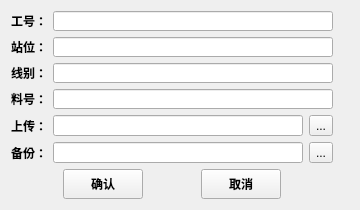
<?xml version="1.0" encoding="UTF-8"?>
<ui version="4.0">
 <class>Form</class>
 <widget class="QWidget" name="Form">
  <property name="geometry">
   <rect>
    <x>0</x>
    <y>0</y>
    <width>362</width>
    <height>225</height>
   </rect>
  </property>
  <property name="minimumSize">
   <size>
    <width>360</width>
    <height>205</height>
   </size>
  </property>
  <property name="maximumSize">
   <size>
    <width>360</width>
    <height>210</height>
   </size>
  </property>
  <property name="mouseTracking">
   <bool>false</bool>
  </property>
  <property name="windowTitle">
   <string>设置</string>
  </property>
  <layout class="QGridLayout" name="gridLayout">
   <item row="0" column="0" colspan="2">
    <layout class="QHBoxLayout" name="horizontalLayout">
     <item>
      <widget class="QLabel" name="label">
       <property name="font">
        <font>
         <weight>75</weight>
         <bold>true</bold>
        </font>
       </property>
       <property name="text">
        <string>工号：</string>
       </property>
      </widget>
     </item>
     <item>
      <widget class="QLineEdit" name="psEdit">
       <property name="minimumSize">
        <size>
         <width>250</width>
         <height>20</height>
        </size>
       </property>
       <property name="focusPolicy">
        <enum>Qt::StrongFocus</enum>
       </property>
       <property name="maxLength">
        <number>7</number>
       </property>
      </widget>
     </item>
    </layout>
   </item>
   <item row="1" column="0" colspan="2">
    <layout class="QHBoxLayout" name="horizontalLayout_2">
     <item>
      <widget class="QLabel" name="label_2">
       <property name="font">
        <font>
         <weight>75</weight>
         <bold>true</bold>
        </font>
       </property>
       <property name="text">
        <string>站位：</string>
       </property>
      </widget>
     </item>
     <item>
      <widget class="QLineEdit" name="lineEdit">
       <property name="minimumSize">
        <size>
         <width>250</width>
         <height>20</height>
        </size>
       </property>
       <property name="focusPolicy">
        <enum>Qt::StrongFocus</enum>
       </property>
       <property name="maxLength">
        <number>6</number>
       </property>
      </widget>
     </item>
    </layout>
   </item>
   <item row="1" column="2">
    <spacer name="horizontalSpacer">
     <property name="orientation">
      <enum>Qt::Horizontal</enum>
     </property>
     <property name="sizeHint" stdset="0">
      <size>
       <width>40</width>
       <height>20</height>
      </size>
     </property>
    </spacer>
   </item>
   <item row="2" column="0" colspan="2">
    <layout class="QHBoxLayout" name="horizontalLayout_3">
     <item>
      <widget class="QLabel" name="label_3">
       <property name="font">
        <font>
         <weight>75</weight>
         <bold>true</bold>
        </font>
       </property>
       <property name="text">
        <string>线别：</string>
       </property>
      </widget>
     </item>
     <item>
      <widget class="QLineEdit" name="fxEdit">
       <property name="minimumSize">
        <size>
         <width>250</width>
         <height>20</height>
        </size>
       </property>
       <property name="focusPolicy">
        <enum>Qt::StrongFocus</enum>
       </property>
       <property name="maxLength">
        <number>10</number>
       </property>
      </widget>
     </item>
    </layout>
   </item>
   <item row="2" column="2">
    <spacer name="horizontalSpacer_2">
     <property name="orientation">
      <enum>Qt::Horizontal</enum>
     </property>
     <property name="sizeHint" stdset="0">
      <size>
       <width>40</width>
       <height>20</height>
      </size>
     </property>
    </spacer>
   </item>
   <item row="3" column="0" colspan="2">
    <layout class="QHBoxLayout" name="horizontalLayout_4">
     <item>
      <widget class="QLabel" name="label_4">
       <property name="font">
        <font>
         <weight>75</weight>
         <bold>true</bold>
        </font>
       </property>
       <property name="text">
        <string>料号：</string>
       </property>
      </widget>
     </item>
     <item>
      <widget class="QLineEdit" name="pnEdit">
       <property name="minimumSize">
        <size>
         <width>250</width>
         <height>20</height>
        </size>
       </property>
       <property name="focusPolicy">
        <enum>Qt::StrongFocus</enum>
       </property>
       <property name="maxLength">
        <number>13</number>
       </property>
      </widget>
     </item>
    </layout>
   </item>
   <item row="4" column="0" colspan="2">
    <layout class="QHBoxLayout" name="horizontalLayout_6">
     <item>
      <widget class="QLabel" name="label_5">
       <property name="font">
        <font>
         <weight>75</weight>
         <bold>true</bold>
        </font>
       </property>
       <property name="text">
        <string>上传：</string>
       </property>
      </widget>
     </item>
     <item>
      <widget class="QLineEdit" name="upEdit">
       <property name="minimumSize">
        <size>
         <width>250</width>
         <height>20</height>
        </size>
       </property>
       <property name="focusPolicy">
        <enum>Qt::StrongFocus</enum>
       </property>
       <property name="maxLength">
        <number>13</number>
       </property>
      </widget>
     </item>
     <item>
      <widget class="QToolButton" name="upButton">
       <property name="text">
        <string>...</string>
       </property>
      </widget>
     </item>
    </layout>
   </item>
   <item row="5" column="0" colspan="2">
    <layout class="QHBoxLayout" name="horizontalLayout_7">
     <item>
      <widget class="QLabel" name="label_6">
       <property name="font">
        <font>
         <weight>75</weight>
         <bold>true</bold>
        </font>
       </property>
       <property name="text">
        <string>备份：</string>
       </property>
      </widget>
     </item>
     <item>
      <widget class="QLineEdit" name="bkEdit">
       <property name="minimumSize">
        <size>
         <width>250</width>
         <height>20</height>
        </size>
       </property>
       <property name="focusPolicy">
        <enum>Qt::StrongFocus</enum>
       </property>
       <property name="maxLength">
        <number>13</number>
       </property>
      </widget>
     </item>
     <item>
      <widget class="QToolButton" name="bkButton">
       <property name="text">
        <string>...</string>
       </property>
      </widget>
     </item>
    </layout>
   </item>
   <item row="7" column="1">
    <spacer name="verticalSpacer">
     <property name="orientation">
      <enum>Qt::Vertical</enum>
     </property>
     <property name="sizeHint" stdset="0">
      <size>
       <width>20</width>
       <height>40</height>
      </size>
     </property>
    </spacer>
   </item>
   <item row="6" column="0" colspan="2">
    <layout class="QHBoxLayout" name="horizontalLayout_5">
     <item>
      <spacer name="horizontalSpacer_4">
       <property name="orientation">
        <enum>Qt::Horizontal</enum>
       </property>
       <property name="sizeHint" stdset="0">
        <size>
         <width>40</width>
         <height>20</height>
        </size>
       </property>
      </spacer>
     </item>
     <item>
      <widget class="QPushButton" name="okButton">
       <property name="minimumSize">
        <size>
         <width>0</width>
         <height>30</height>
        </size>
       </property>
       <property name="font">
        <font>
         <weight>75</weight>
         <bold>true</bold>
        </font>
       </property>
       <property name="text">
        <string>确认</string>
       </property>
      </widget>
     </item>
     <item>
      <spacer name="horizontalSpacer_3">
       <property name="orientation">
        <enum>Qt::Horizontal</enum>
       </property>
       <property name="sizeHint" stdset="0">
        <size>
         <width>40</width>
         <height>20</height>
        </size>
       </property>
      </spacer>
     </item>
     <item>
      <widget class="QPushButton" name="cancelButton">
       <property name="minimumSize">
        <size>
         <width>0</width>
         <height>30</height>
        </size>
       </property>
       <property name="font">
        <font>
         <weight>75</weight>
         <bold>true</bold>
        </font>
       </property>
       <property name="text">
        <string>取消</string>
       </property>
      </widget>
     </item>
     <item>
      <spacer name="horizontalSpacer_5">
       <property name="orientation">
        <enum>Qt::Horizontal</enum>
       </property>
       <property name="sizeHint" stdset="0">
        <size>
         <width>40</width>
         <height>20</height>
        </size>
       </property>
      </spacer>
     </item>
    </layout>
   </item>
  </layout>
 </widget>
 <tabstops>
  <tabstop>psEdit</tabstop>
  <tabstop>lineEdit</tabstop>
  <tabstop>fxEdit</tabstop>
  <tabstop>pnEdit</tabstop>
  <tabstop>upEdit</tabstop>
  <tabstop>bkEdit</tabstop>
  <tabstop>upButton</tabstop>
  <tabstop>bkButton</tabstop>
  <tabstop>okButton</tabstop>
  <tabstop>cancelButton</tabstop>
 </tabstops>
 <resources/>
 <connections/>
</ui>
